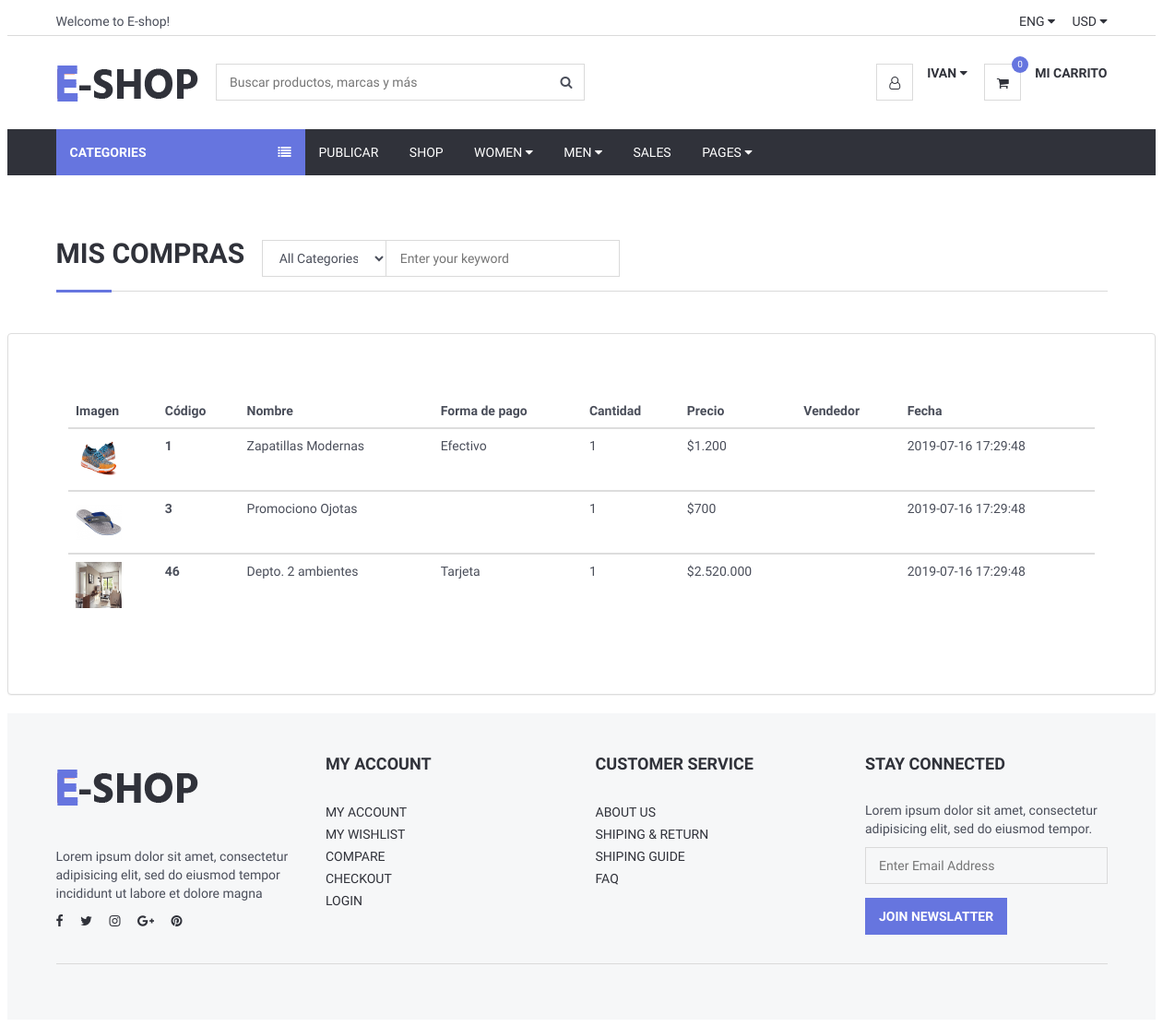
/Views/ComprasHechas.php (signed in), run on the app's committed database.
### tables this page shows
CREATE TABLE `imgprincipal` (
  `id` int(11) NOT NULL,
  `idProducto` int(11) NOT NULL,
  `nombre` varchar(100) NOT NULL
);

CREATE TABLE `compra` (
  `id` int(11) NOT NULL,
  `idUsuario` int(11) NOT NULL,
  `idProducto` int(11) NOT NULL,
  `cantidad` int(11) NOT NULL,
  `costo` int(11) NOT NULL,
  `fecha` datetime NOT NULL DEFAULT CURRENT_TIMESTAMP,
  `vendedor` varchar(100) NOT NULL
);

CREATE TABLE `producto` (
  `id` int(11) NOT NULL,
  `nombre` varchar(200) NOT NULL,
  `estado` varchar(60) NOT NULL,
  `precio` double NOT NULL,
  `formasdepago` varchar(100) NOT NULL,
  `envio` varchar(100) NOT NULL,
  `marca` varchar(70) NOT NULL,
  `stock` int(11) NOT NULL,
  `genero` varchar(60) NOT NULL,
  `categoria` varchar(110) NOT NULL,
  `palabrasClaves` varchar(110) NOT NULL,
  `descripcion` varchar(600) NOT NULL,
  `visitas` int(11) NOT NULL,
  `idUsuario` int(11) NOT NULL,
  `latitud` varchar(120) NOT NULL,
  `longitud` varchar(120) NOT NULL,
  `ventas` int(11) NOT NULL
);

### Views/conexionBD/conexion.php (called while the page is built, shortened)
<?php
class Conexion{
	 private $msq="";
	public function __construct()
	 {
		 $archivoConfig = "config.ini";
		 $confi = parse_ini_file($archivoConfig, true);
		 $this->host = $confi["bd"]["host"];
		 $this->usuario = $confi["bd"]["usuario"];
		 $this->clave=$confi["bd"]["clave"];
		 $this->bd = $confi["bd"]["bd"];
		$this->msq = new mysqli($this->host, $this->usuario, $this->clave, $this->bd);
	 }
	 public function realizarConsulta($consulta){
		 if(!$resultado = $this->msq->query($consulta) )
		 {
		   die( "Ha ocurrido un error al ejecutar la consulta :" . $consulta);
		 }else{
			 return $resultado;
		}
	}
	  public function cantidadDeFilas($resultado)
	 {
		 return $resultado->num_rows;
	 }
}
?>

### Views/ComprasHechas.php (the view, shortened to what this page needs)
<?php
include_once("header.php");
		require_once("conexionBD/conexion.php");
		$conexion = new Conexion;
$id = $_SESSION['id'];
	$consulta="SELECT *
					FROM compra as com
					inner join producto as prod on prod.id = com.idProducto
					WHERE com.idUsuario= '".$id."'";
		$resultado = $conexion->realizarConsulta($consulta);
		$CantidadDeResultados = $conexion->cantidadDeFilas($resultado);
?>
	<div class="section">
		<div class="container">
			<div class="row">
			<div class="col-md-12">
					<div class="section-title">
						<h2 class="title">Mis compras &nbsp</h2>
						<div class="header-search">
                    <form>
                        <input class="input search-input" type="text" placeholder="Enter your keyword">
                        <select class="input search-categories">
                            <option value="0">All Categories</option>
                        </select>
                    </form>
                </div>
					</div>
				</div>
			</div>
		</div>
	</div>
		<?php
						if($CantidadDeResultados==0)
						{
		?>
		<h3 class="text-center mb-8 "> No has realizado ninguna compra aún.</h3><br>
		<?php			}else {
		?>
        <div class="panel panel-default" style="padding: 50px">
            <div class="panel-body" >
                <table  class="table" >
                    <thead>
                    <tr>
                        <th scope="col">Imagen</th>
                        <th scope="col">Código</th>
                        <th scope="col">Nombre</th>
                        <th scope="col">Forma de pago</th>
                        <th scope="col">Cantidad</th>
                        <th scope="col">Precio</th>
						<th scope="col">Vendedor</th>
						<th scope="col">Fecha</th>
                    </tr>
                    <?php
                    while($f=mysqli_fetch_array($resultado)){
						$consulta2="SELECT * FROM imgprincipal WHERE idProducto= '".$f['id']."'";
						$resultado2 = $conexion->realizarConsulta($consulta2);
                    ?>
					 <?php
					while($g=mysqli_fetch_array($resultado2)){
					 ?>
                    </thead>
                    <tbody>
                    <tr>
                        <td > <div style="height:100%;width:100%;"><img style="height:50px;width:50px;"  src="imgPublicadas/<?php echo $g["nombre"];?>" alt=""> </div></td>
						<?php
															}
					 ?>
						<th scope="row"><?php echo $f['id'];?> </th>
                        <td><?php echo $f['nombre'];?></td>
                        <td><?php echo $f['formasdepago'];?></td>
                        <td><?php echo $f['cantidad'];?></td>
                        <td><?php echo "$".number_format($f['costo'],0,'.','.');?> </td>
						<td><?php echo $f['vendedor'];?></td>
                        <td><?php echo $f['fecha'];?></td>
					 </tbody>
                   <?php
                    }
                    ?>
                </table>
		<?php } ?>
            </div>
        </div>
<?php require_once("footer.php")?>

### Views/css/style.css (style rules this page uses)
body { font-family: 'Hind', sans-serif; color: #4A4E5A; overflow-x: hidden; }
h1, h2, h3, h4, h5, h6 { color: #30323A; margin: 0 0 10px; font-weight: 700; }
.input { width: 100%; height: 40px; padding: 0px 15px; border: none; background-color: transparent; -webkit-box-shadow: 0px 0px 0px 1px #DADADA inset, 0px 0px 0px 5px transparent; box-shadow: 0px 0px 0px 1px #DADADA inset, 0px 0px 0px 5px transparent; -webkit-transition: 0.3s all; transition: 0.3s all; }
.section { padding-top: 30px; padding-bottom: 30px; }
.section-title { position: relative; margin-bottom: 15px; margin-top: 15px; border-bottom: 1px solid #DADADA; }
.section-title .title { display: inline-block; text-transform: uppercase; }
.section-title:after { content: ""; position: absolute; left: 0; bottom: -1.5px; height: 3px; width: 60px; background-color: #6675df; }
.header-search { display: inline-block; padding: 15px 0px; max-width: 400px; }
.header-search>form { position: relative; }
.header-search>form .search-input { padding-left: 150px; padding-right: 45px; }
.header-search>form .search-categories { position: absolute; left: 0px; top: 0px; width: 135px; }

### data on the page
compra: idProducto "1", idProducto.nombre "Zapatillas Modernas", idProducto.formasdepago "Efectivo", cantidad "1", costo "1.200", fecha "2019-07-16 17:29:48"
imgprincipal: nombre (picture)
compra: idProducto "3", idProducto.nombre "Promociono Ojotas", cantidad "1", costo "700", fecha "2019-07-16 17:29:48"
imgprincipal: shows a picture
compra: idProducto "46", idProducto.nombre "Depto. 2 ambientes", idProducto.formasdepago "Tarjeta", cantidad "1", costo "2.520.000", fecha "2019-07-16 17:29:48"
imgprincipal: nombre (picture)

### other printed values
$nombre "IVAN"
$count[0] "0"
